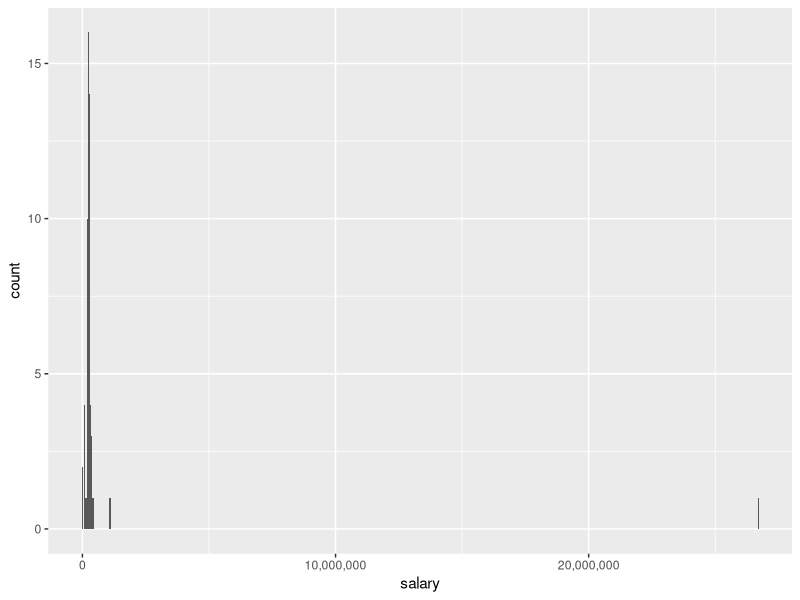
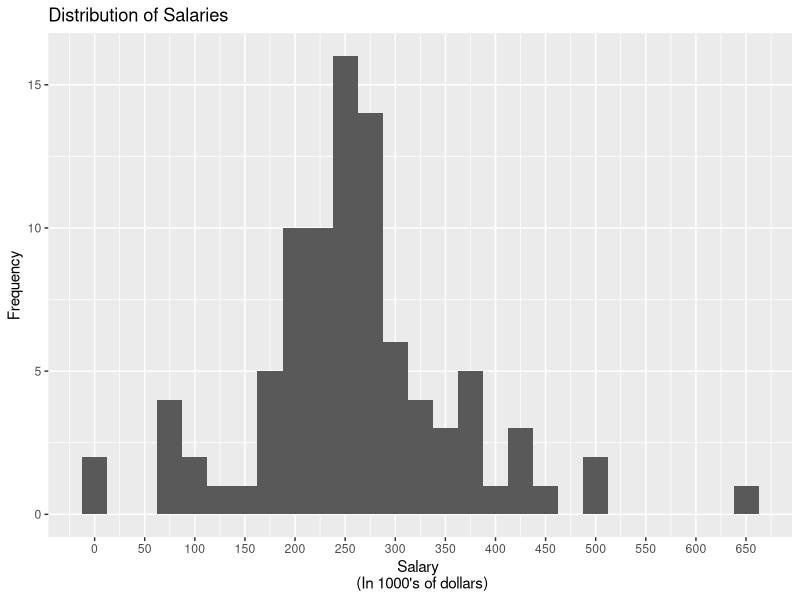
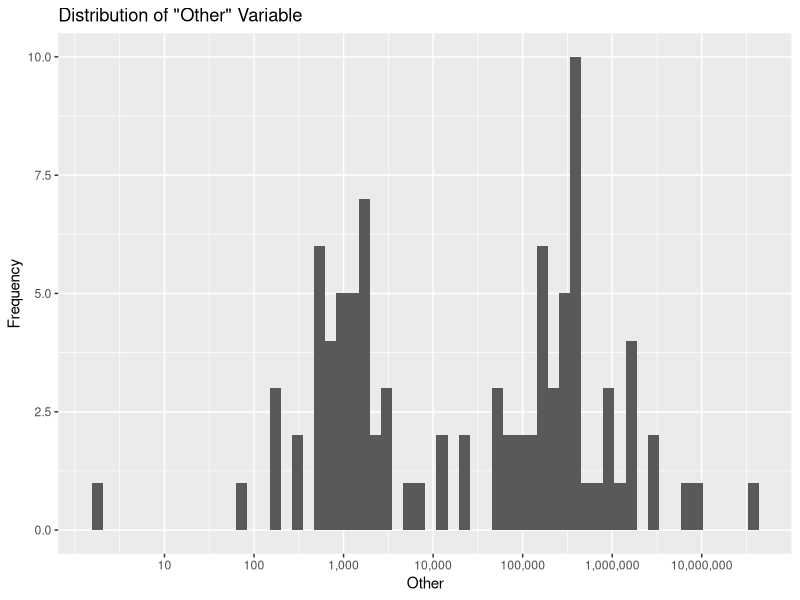
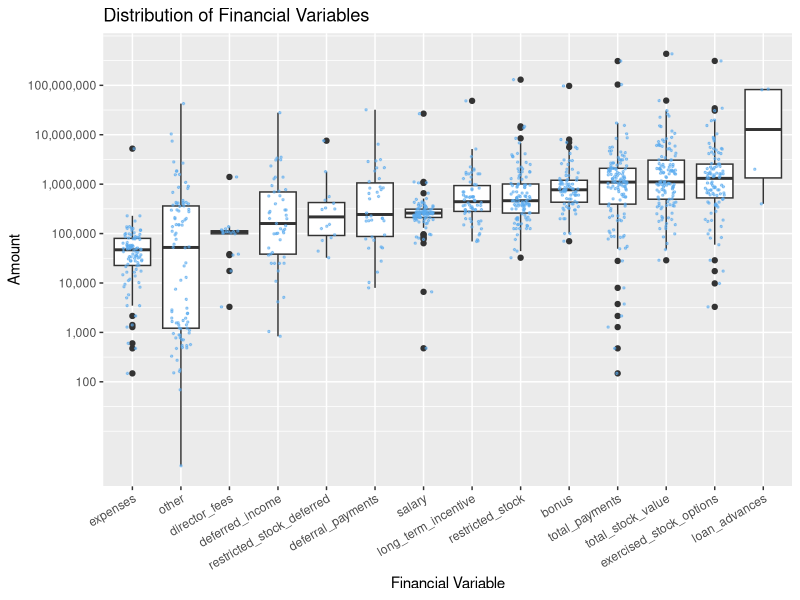
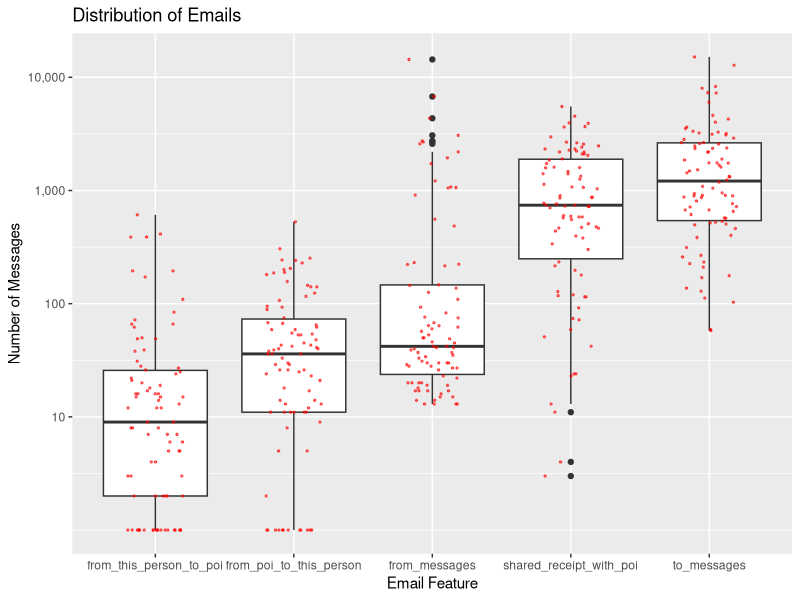

Source code (R) for these figures, in order:
## ---- chunk 1
knitr::opts_chunk$set(echo = T,
                      message = F,
                      warning = F)
## ---- chunk 2
library(tidyverse)
library(ggplot2)
library(scales) # need to get labels = comma
## ---- chunk 3
getwd()
setwd('/Users/courtneyfergusonlee/p5')
enron <- read.csv('enron_data.csv', 
                  na.strings = 'NaN',
                  stringsAsFactors = F)
## ---- chunk 4
str(enron)
## ---- chunk 5
enron$poi <- as.factor(enron$poi)
## ---- chunk 6
dim(enron)
## ---- chunk 7
summary(enron)
## ---- chunk 8
str(subset(enron, salary > 1000000))
## ---- chunk 9
ggplot(data = enron,
       aes(x = salary)) +
  geom_histogram(binwidth = 25000) +
  scale_x_continuous(labels = comma)
## ---- chunk 10
ggplot(data = subset(enron,
                     salary < 1000000),
       aes(x = salary / 1000)) +
  geom_histogram(binwidth = 25) +
  scale_x_continuous(breaks = seq(0, 900, 50),
                     labels = comma) +
  ggtitle("Distribution of Salaries") +
  xlab("Salary \n (In 1000's of dollars)") +
  ylab("Frequency")
## ---- chunk 11
table(enron$restricted_stock_deferred)
## ---- chunk 12
ggplot(data = enron,
       aes(x = other)) +
  geom_histogram(bins = 60) +
  scale_x_log10(labels = comma,
                breaks = 10^seq(1, 7, 1)) +
  ggtitle('Distribution of "Other" Variable') +
  xlab('Other') +
  ylab('Frequency')
## ---- chunk 13

## ---- chunk 14

## ---- chunk 15

## ---- chunk 16

## ---- chunk 17

## ---- chunk 18
financial_long <- enron %>%
  mutate(deferred_income = -deferred_income,
         restricted_stock_deferred = -restricted_stock_deferred) %>%
  select(expenses,
         other,
         director_fees,
         restricted_stock_deferred,
         deferred_income,
         deferral_payments,
         salary,
         long_term_incentive,
         restricted_stock,
         bonus,
         total_payments,
         total_stock_value,
         exercised_stock_options,
         loan_advances) %>%
  gather(financial_var,
         amount) %>%
  mutate(financial_var = as.factor(financial_var))

str(financial_long)
## ---- chunk 19
ggplot(data = subset(financial_long, 
                     !is.na(amount) & amount > 0),
       aes(x = reorder(financial_var, 
                       amount, 
                       median),
           y = amount)) +
  geom_boxplot() +
  geom_jitter(aes(alpha = .2),
              color = I('steelblue2'),
              width = .2,
              size = .5) +
  scale_y_log10(labels = comma,
                breaks = 10^seq(2, 8, 1)) +
  theme(axis.text.x = element_text(angle = 30, hjust = 1)) +
  ggtitle("Distribution of Financial Variables") +
  xlab("Financial Variable") +
  ylab("Amount") +
  guides(alpha = 'none')

## ---- chunk 20
email_long <- enron %>%
  select(to_messages,
         shared_receipt_with_poi,
         from_messages,
         from_this_person_to_poi,
         from_poi_to_this_person) %>%
  gather(email_feature,
         amount) %>%
  mutate(email_feature = as.factor(email_feature))

str(email_long)
## ---- chunk 21
ggplot(data = subset(email_long, !is.na(amount)),
       aes(x = reorder(email_feature, amount, median),
           y = amount + 1)) +
  geom_boxplot() +
  geom_jitter(aes(alpha = .2),
              color = I('red'),
              width = .2,
              size = .5) +
  scale_y_log10(labels = comma,
                breaks = c(0,
                           10,
                           100,
                           1000,
                           10000)) +
  ggtitle('Distribution of Emails') +
  xlab('Email Feature') +
  ylab('Number of Messages') +
  guides(alpha = 'none')
